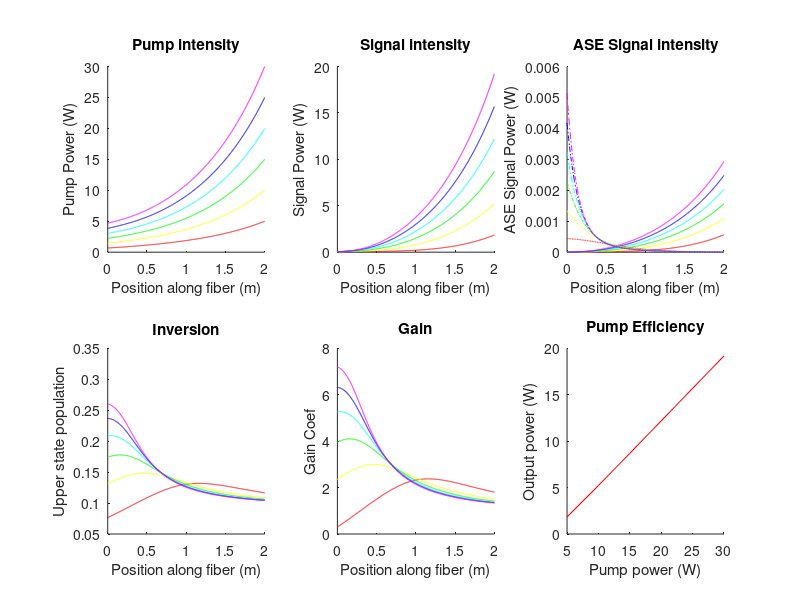

Write the MATLAB code that produced this figure.
clear
close('all')
%%Rate media rate equations, quasi 2-level system

%for ASE see Pedersen, B., The design of erbium-doped fiber amplifiers. 1991, Journal of Lightwave Tech. 

%-----plotting
% numPlots = 11;
% 
% m = floor(sqrt(numPlots));      %rows of plots
% n = ceil(numPlots/m);           %columns of plots
% p = 1;                          %current plotting position
% 
% scrsz = get(0,'ScreenSize');
% f = figure('Position',[1 scrsz(4) 2*scrsz(3)/3 2*scrsz(4)/3], 'Visible', 'off');

%color parameters
nCol = 12;
pcol = [1 0 0];
sigcol = [1 0 1];
asefcol = [0 0 1];
asebcol = [0 1 1];
%-----


%constants
h = 6.62606957E-34;     %J*s
c = 299792458;          %m/s

%parameters
%crystal parameters
L = 2;                  %m fiber length
%N = 6.1815E25; %30.1*10^24;  %number density of doopant atoms, #/m^3
abs_p = 5.10/(10/log(10));
alpha_p = 0.1;          %additional pump loss

%cross sections, from Nufern file for Gen VIII fiber.
s_ap = 1.7806E-24;     %absorption pump, m^2
s_ep = 1.7623E-24;     %emission pump, m^2
s_as = 0.0562E-24;     %abs signal, m^2
s_es = 0.7634E-24;     %emi signal, m^2

%create wavelength array for ase
ase_lim = [1010,1040]*1E-9;
lambda_ase = linspace(ase_lim(1), ase_lim(2),300);
%calculate crosssection based on fits from nufern
ase_em_coefs = [-0.0009083478128*1E18,1.86299326*1E9,-954.4494928];
ase_ab_coefs = [-0.00002194150379*1E18,0.04204067705*1E9,-19.96593069];
s_e_ase = polyval(ase_em_coefs,lambda_ase)*1E-24;
s_a_ase = polyval(ase_ab_coefs,lambda_ase)*1E-24;


tau_se = 770E-6;        %spontaneous emission lifetime, s, see Barnard 1994 j quant elec.

dCore = 30E-6;           %core diameter (m)
dClad = 250E-6;
MFA = pi*(dCore/2)^2;    %dopant mode field area, ~core size
Ap = pi*(dClad/2)^2;
As = pi*(dCore/2)^2;

Gp = MFA/Ap;    %Pump overlap w 
Gs = MFA/As;    %signal overlap

N = (abs_p/s_ap)/Gp;

%wavelengths
l_p = 0.976E-6;         %pump wavelength, m
l_s = 1.030E-6;         %signal wavelength, m
v_p = c/l_p;            %pump freq, Hz
v_s = c/l_s;            %signal freq, Hz


%calculated constants (see notebook 1, page , or equation below)
b_p = (s_ap + s_ep)/(h*v_p);
b_s = (s_as + s_es)/(h*v_s);
a_p = s_ap/(h*v_p);
a_s = s_as/(h*v_s);


%With these defined contsants, rate equation looks like
%dn2/dt = a_p*I_p + a_s*I_s - n2*(b_p*I_p + b_s*I_s + 1/tau_se)



%%
%Position-dependent pump intensity
dz = 0.002;                %spacial slice, 2mm
z = 0:dz:L;

P_pi = 5;        %lowest pump power (W)
P_pf = 30;        %highest pump power (W)

%s_ap = s_ap*(dCore/dClad)^2;
%s_ep = s_ep*(dCore/dClad)^2;

FSeed = 500E3; %in rep rate s^-1
ESeed = 100E-9; % in J

I_0p = (P_pi:P_pi:P_pf)/Ap;          %Initial pump intensity, 10kW/cm^2 = 1E8 W/m^2 --> 1W 6um core diameter ~3.5E10W/m^2
I_0s = (ESeed*FSeed)/As;                %total seed signal intensity

dv_ase = 53E-9*(v_s/l_s);

%DE's for light intensity
dI_p = @(z,I_p,n2) (-Gp*(s_ap*N*(1-n2) - s_ep*N*n2) - alpha_p).*I_p;
dI_sig = @(z,I_sig,n2) (-Gs*(s_as*N*(1-n2) - s_es*N*n2)).*I_sig;
dI_ase = @(z,I_ase, n2) (-Gs*(s_as*N*(1-n2) - s_es*N*n2)).*I_ase + 2*Gs*n2*h*v_s*N*s_es*dv_ase/As;
%note ASE has same DE, but z directions are different, this is implemented
%below

    
%Initialize parameters
I_p = zeros(length(I_0p),length(z));        %pump intensity
I_s = zeros(length(I_0p),length(z));        %combind signal intensity (signal, ase)
I_sig = zeros(length(I_0p),length(z));      %singal (of interest) intensity
I_asef = zeros(length(I_0p),length(z));     %forward ase intensity, also initial cond.
I_aseb = zeros(length(I_0p),length(z));     %forward ase intensity, also initial cond.
n_2 = zeros(length(I_0p),length(z));        %excited state population
dg = zeros(length(I_0p),length(z));         %gain contribution
g = zeros(length(I_0p),length(z));          %gain coefficient
G = zeros(length(I_0p),length(z));          %gain  
a = 0;                                      %loss coeff. not currently used

%initial Pump/Signal conditions
%backpumped fiber
I_p(:,end) = I_0p;
I_sig(:,1) = I_0s;
    
    
    %while-loop determinants
j = 0;
cGain = zeros(length(I_0p),1);
errG = 1;
err = [];
    
    
%Main loop
while j < 400 && abs(errG) > 1E-12

pGain = cGain;    

%RK4 method
%single-pass propagation    
for i = 1:length(z)
k = length(z) - i + 1;

    I_s(:,i) = I_sig(:,i) + I_asef(:,i) + I_aseb(:,i);
    n_2(:,i) = (a_p*I_p(:,i) + a_s*I_s(:,i))./(b_p*I_p(:,i) + b_s*I_s(:,i) + 1/tau_se);

    if i<length(z)
        
        %update I_p
        k1 = dI_p(z(k), I_p(:,k), n_2(:,k));
        k2 = dI_p(z(k) + dz/2, I_p(:,k) + k1*dz/2, n_2(:,k));
        k3 = dI_p(z(k) + dz/2, I_p(:,k) + k2*dz/2, n_2(:,k));
        k4 = dI_p(z(k) + dz, I_p(:,k) + k3*dz, n_2(:,k));
        I_p(:,k-1) = I_p(:,k) + (k1+2*k2+2*k3+k4)*dz/6;
        
        %update I_sig
        k1 = dI_sig(z(i), I_sig(:,i), n_2(:,i));
        k2 = dI_sig(z(i) + dz/2, I_sig(:,i) + k1*dz/2, n_2(:,i));
        k3 = dI_sig(z(i) + dz/2, I_sig(:,i) + k2*dz/2, n_2(:,i));
        k4 = dI_sig(z(i) + dz, I_sig(:,i) + k3*dz, n_2(:,i));
        I_sig(:,i+1) = I_sig(:,i) + (k1+2*k2+2*k3+k4)*dz/6;
        
        %update I_asef
        k1 = dI_ase(z(i), I_asef(:,i), n_2(:,i));
        k2 = dI_ase(z(i) + dz/2, I_asef(:,i) + k1*dz/2, n_2(:,i));
        k3 = dI_ase(z(i) + dz/2, I_asef(:,i) + k2*dz/2, n_2(:,i));
        k4 = dI_ase(z(i) + dz, I_asef(:,i) + k3*dz, n_2(:,i));
        I_asef(:,i+1) = I_asef(:,i) + (k1+2*k2+2*k3+k4)*dz/6;
        
        %update I_aseb
        k1 = dI_ase(z(k), I_aseb(:,k), n_2(:,k));
        k2 = dI_ase(z(k) + dz/2, I_aseb(:,k) + k1*dz/2, n_2(:,k));
        k3 = dI_ase(z(k) + dz/2, I_aseb(:,k) + k2*dz/2, n_2(:,k));
        k4 = dI_ase(z(k) + dz, I_aseb(:,k) + k3*dz, n_2(:,k));
        I_aseb(:,k-1) = I_aseb(:,k) + (k1+2*k2+2*k3+k4)*dz/6;
        

    end
    
   %single-pass gain
    g(:,i) = (s_es*N*n_2(:,i) - s_as*N*(1-n_2(:,i))); 
    dg(:,i) = g(:,i)*dz;
    G(:,i) = exp(sum(dg(:,1:i),2));
    
    cGain = G(:,end);
    
end

errG = max(abs((cGain - pGain)./cGain));
err = [err, errG];

j = j+1;

end

%display final loop count and err
display(['Number of loops: ',num2str(j)]);
display(['Gain error: ', num2str(errG)]);


%%
%Plotting
%-----plotting
numPlots = 6;

m = floor(sqrt(numPlots));      %rows of plots
n = ceil(numPlots/m);           %columns of plots
p = 1;                          %current plotting position

scrsz = get(0,'ScreenSize');
f = figure('Position',[1 scrsz(4) 2*scrsz(3)/3 2*scrsz(4)/3], 'Visible', 'off');

figure(f)
colors = hsv(length(I_0p));
set(gcf, 'Colormap', colors);


%Pump plot
subplot(m,n,p)
p=p+1;
set(gca, 'ColorOrder', colors);
hold on
plot(z, I_p*Ap)
title('Pump intensity')
xlabel('Position along fiber (m)')
ylabel('Pump Power (W)')
%annotation('textbox', [0.6,0.6,0.1,0.1],...
%           'String', ['I_0 = ' num2str(I_p(1)/(1E7)) ' kW/cm^2']);
hold off


%Signal plot
subplot(m,n,p)
p=p+1;
set(gca, 'ColorOrder', colors);
hold on
plot(z, I_sig*As)
title('Signal intensity')
xlabel('Position along fiber (m)')
ylabel('Signal Power (W)')
%annotation('textbox', [0.6,0.6,0.1,0.1],...
%           'String', ['I_0 = ' num2str(I_p(1)/(1E7)) ' kW/cm^2']);
hold off


%ASE plot
subplot(m,n,p)
p=p+1;
set(gca, 'ColorOrder', colors);
hold on
plot(z, As*I_asef, '-')
plot(z, As*I_aseb, '-.')
title('ASE Signal intensity')
xlabel('Position along fiber (m)')
ylabel('ASE Signal Power (W)')
%annotation('textbox', [0.6,0.6,0.1,0.1],...
%           'String', ['I_0 = ' num2str(I_p(1)/(1E7)) ' kW/cm^2']);
hold off

%Inversion plot
subplot(m,n,p)
p=p+1;
set(gca, 'ColorOrder', colors);
hold on
plot(z, n_2)
title('Inversion')
xlabel('Position along fiber (m)')
ylabel('Upper state population')
%annotation('textbox', [0.6,0.6,0.1,0.1],...
%           'String', ['I_0 = ' num2str(I_p(1)/(1E7)) ' kW/cm^2']);
hold off

%Gain plot
subplot(m,n,p)
p=p+1;
set(gca, 'ColorOrder', colors);
hold on
plot(z, g)
title('Gain')
xlabel('Position along fiber (m)')
ylabel('Gain Coef')
%annotation('textbox', [0.6,0.6,0.1,0.1],...
%           'String', ['I_0 = ' num2str(I_p(1)/(1E7)) ' kW/cm^2']);
hold off

%Output plot
subplot(m,n,p)
p=p+1;
set(gca, 'ColorOrder', colors);
hold on
plot(I_0p*Ap, I_sig(:,end)*As)
title('Pump Efficiency')
xlabel('Pump power (W)')
ylabel('Output power (W)')
%annotation('textbox', [0.6,0.6,0.1,0.1],...
%           'String', ['I_0 = ' num2str(I_p(1)/(1E7)) ' kW/cm^2']);
hold off
%
% %%
% %Analysis
% 
% d = 6E-6;
% %P_t = (I_p(:,end) + I_sig(:,end) + I_asef(:,end) + I_aseb(:,end))*pi*(d/2)^2;
% P_0p = I_0p*pi*(d/2)^2;
% 
% effPlot = figure('Name', 'Total Output Power');
% plot(P_0p,P_t)




